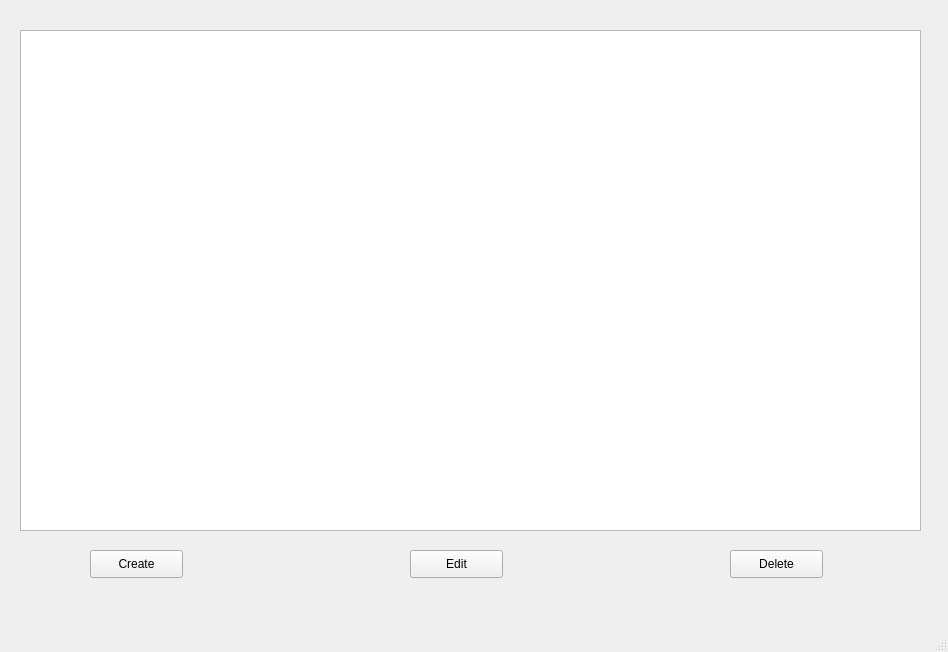
<?xml version="1.0" encoding="UTF-8"?>
<ui version="4.0">
 <class>InfoWindow</class>
 <widget class="QMainWindow" name="InfoWindow">
  <property name="geometry">
   <rect>
    <x>0</x>
    <y>0</y>
    <width>948</width>
    <height>652</height>
   </rect>
  </property>
  <property name="windowTitle">
   <string>MainWindow</string>
  </property>
  <widget class="QWidget" name="centralwidget">
   <widget class="QTableWidget" name="tableWidget_data">
    <property name="geometry">
     <rect>
      <x>20</x>
      <y>30</y>
      <width>901</width>
      <height>501</height>
     </rect>
    </property>
   </widget>
   <widget class="QPushButton" name="pushButton_create">
    <property name="geometry">
     <rect>
      <x>90</x>
      <y>550</y>
      <width>93</width>
      <height>28</height>
     </rect>
    </property>
    <property name="text">
     <string>Create</string>
    </property>
   </widget>
   <widget class="QPushButton" name="pushButton_edit">
    <property name="geometry">
     <rect>
      <x>410</x>
      <y>550</y>
      <width>93</width>
      <height>28</height>
     </rect>
    </property>
    <property name="text">
     <string>Edit</string>
    </property>
   </widget>
   <widget class="QPushButton" name="pushButton_delete">
    <property name="geometry">
     <rect>
      <x>730</x>
      <y>550</y>
      <width>93</width>
      <height>28</height>
     </rect>
    </property>
    <property name="text">
     <string>Delete</string>
    </property>
   </widget>
  </widget>
  <widget class="QMenuBar" name="menubar">
   <property name="geometry">
    <rect>
     <x>0</x>
     <y>0</y>
     <width>948</width>
     <height>26</height>
    </rect>
   </property>
  </widget>
  <widget class="QStatusBar" name="statusbar"/>
 </widget>
 <resources/>
 <connections/>
</ui>
